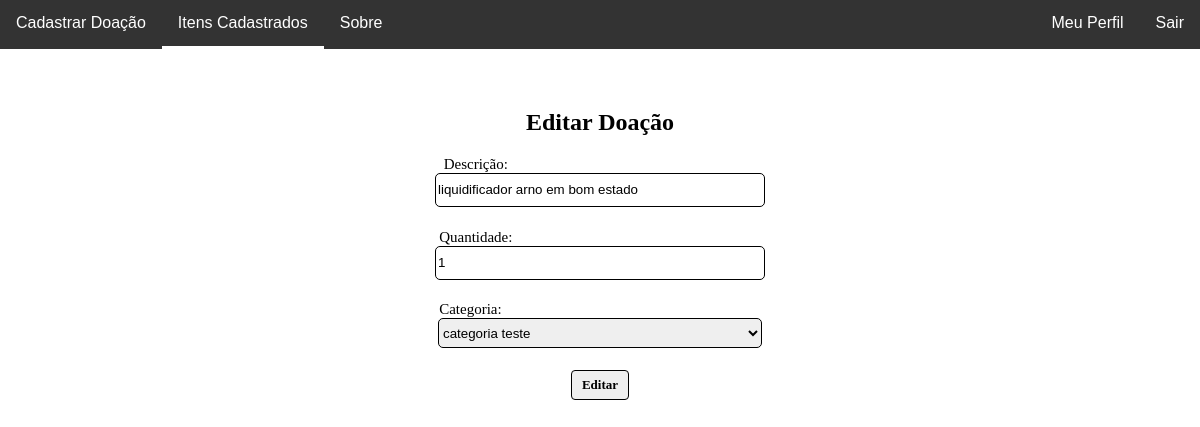
Page /doador/edita_excedente.php?id_excedente=38 (signed in) on the committed database.
### tables this page shows
CREATE TABLE `tb_doacao` (
  `iddoacao` int(11) NOT NULL AUTO_INCREMENT,
  `titulodoacao` varchar(30) NOT NULL,
  `quantidadedoacao` int(11) NOT NULL,
  `fkcodcategoria` int(11) NOT NULL,
  `descricaodoacao` varchar(100) DEFAULT NULL,
  `statusdoacao` int(11) DEFAULT 0,
  `doador` int(11) NOT NULL,
  PRIMARY KEY (`iddoacao`),
  KEY `fkcodcat` (`fkcodcategoria`),
  CONSTRAINT `fkcodcat` FOREIGN KEY (`fkcodcategoria`) REFERENCES `tb_categoria` (`idcategoria`)
);

### doador/edita_excedente.php (the view, shortened to what this page needs)
<?php
include('conexao.php');
$id_excedente = intval($_GET['id_excedente']);
$query = "SELECT iddoacao,descricaodoacao,quantidadedoacao,fkcodcategoria FROM tb_doacao WHERE iddoacao = '{$id_excedente}'";
$result = mysqli_query($conexao,$query);
$linha = $result->fetch_array();
?>
<!DOCTYPE html>
<?php
$sql = "SELECT * FROM tb_categoria";
$result =  mysqli_query($conexao,$sql);
?>
<html lang="en">
<head>
    <link rel="stylesheet" href="css/style.css">
</head>
<body style="font-family: Verdana;">
        <ul class="nav">
        <li class="nav-item">
            <a href="cadastro_excedente.php">Cadastrar Doação</a>
        </li>
        <li class="nav-item">
            <a href="lista_excedentes.php" style="border-bottom:3px solid white;">Itens Cadastrados</a>
        </li>
        <li class="nav-item">
            <a href="sobre_doador.php">Sobre</a>
        </li>
        <li class="user-item">
            <a href="logout.php">Sair</a>
        </li>
                <li class="user-item">
            <a href="usuario.php">Meu Perfil </a>
        </li>
    </ul>
    <div class="content">
        <div class="form">
                <div>
                    <h2>Editar Doação</h2>
                </div>
                <form action="editar_excedente.php" method="POST">
                        <div style="width: 77%; font-size: 15px;">Descrição:</div>
                        <div>
                            <input type="text" placeholder="Descrição do material" name="descricaodoacao"" value="<?php echo $linha["descricaodoacao"];?>" required>
                        </div>
                        <div style="width: 77%; font-size: 15px;">Quantidade:</div>
                        <div>
                            <input type="number" placeholder="quantidade" name="quantidadedoacao"  value="<?php echo $linha["quantidadedoacao"];?>" required>
                        </div>
                        <div style="width: 76%; font-size: 15px;">Categoria:</div>
                        <div>
                            <select name="tipo">
                                <?php
                        while ($linha = $result->fetch_array()){
                             ?>
                                <option value="<?php echo $linha['idcategoria']; ?>"selected>
                                <?php
                                echo $linha['titulocategoria'];
                                ?>
                                </option>
                                <?php
                            }
                            ?>
                            </select>
                        </div>
                        <button type="submit" name="editar">Editar</button>
                </form>
            </div>
    </div>
</body>
</html>

### doador/css/style.css (style rules this page uses)
body { padding: 0; margin: 0; font-family: Verdana; }
.content { text-align: center; margin: 5%; }
button[type="submit"] { border:1px solid black; border-radius:4px; display:inline-block; cursor:pointer; font-family:Verdana; font-weight:bold; font-size:13px; padding:6px 10px; }
.form input { border: 1px black solid; border-radius: 5px; width: 30%; margin-bottom: 2%; height: 30px; }
.nav { list-style-type: none; margin: 0; padding: 0; overflow: hidden; background-color: #333; }
.nav-item { float: left; }
.nav-item a { display: block; color: white; text-align: center; padding: 14px 16px; text-decoration: none; }
.user-item { float: right; }
.user-item a { display: block; color: white; text-align: center; padding: 14px 16px; text-decoration: none; }
.form select { border: 1px black solid; border-radius: 5px; width: 30%; margin-bottom: 2%; height: 30px; }
ul { font-family: Verdana, sans-serif; }

### rows in the picture
tb_doacao: descricaodoacao "liquidificador arno em bom estado", quantidadedoacao "1"

### other values in the picture
form field tipo "categoria teste"
